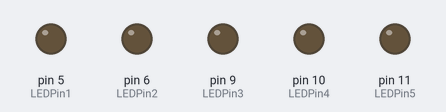
Bench run of a sketch on a simulated Arduino Uno, built with avr-gcc and run on an emulated ATmega328P. Shown: output pins drawn as LEDs (lit = HIGH).

Above: at 0.05 s.
At 4.75 s:
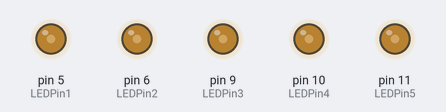
At 9.45 s:
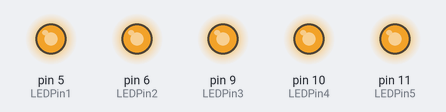
At 14.15 s:
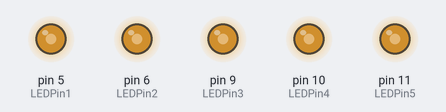
At 18.95 s:
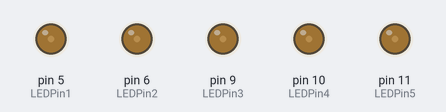
Timing chart, 0 to 26.0 s (numbered marks = the images above):
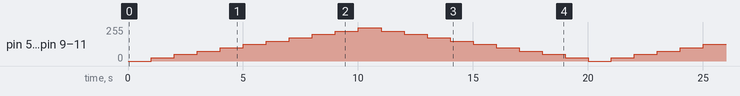

The sketch:

exercise_6_new.ino
```cpp
int LEDPin1 = 5;
int LEDPin2 = 6;
int LEDPin3 = 9;
int LEDPin4 = 10;
int LEDPin5 = 11;
int i, val;
int j, val2;


void setup() {
  // put your setup code here, to run once:
  pinMode(LEDPin1, OUTPUT);
  pinMode(LEDPin2, OUTPUT);
  pinMode(LEDPin3, OUTPUT);
  pinMode(LEDPin4, OUTPUT);
  pinMode(LEDPin5, OUTPUT);

}

void loop() {
  // put your main code here, to run repeatedly:

  for (i=0; i<10; i++)  {
    val= (25 * i);
    analogWrite(LEDPin1, val);   //turn LED bright
     analogWrite(LEDPin2, val);  //turn LED bright
      analogWrite(LEDPin3, val);  //turn LED bright
       analogWrite(LEDPin4, val);  //turn LED bright
        analogWrite(LEDPin5, val);   //turn LED bright


    delay(1000);
  }

  for (j=0; j<10; j++) {
    val2= (250 - 25*j);
     analogWrite(LEDPin1, val2);   //turn LED bright
        analogWrite(LEDPin2, val2);   //turn LED bright
        analogWrite(LEDPin3, val2);   //turn LED bright
        analogWrite(LEDPin4, val2);   //turn LED bright
        analogWrite(LEDPin5, val2);   //turn LED bright
    delay(1000);
  }
}
```
